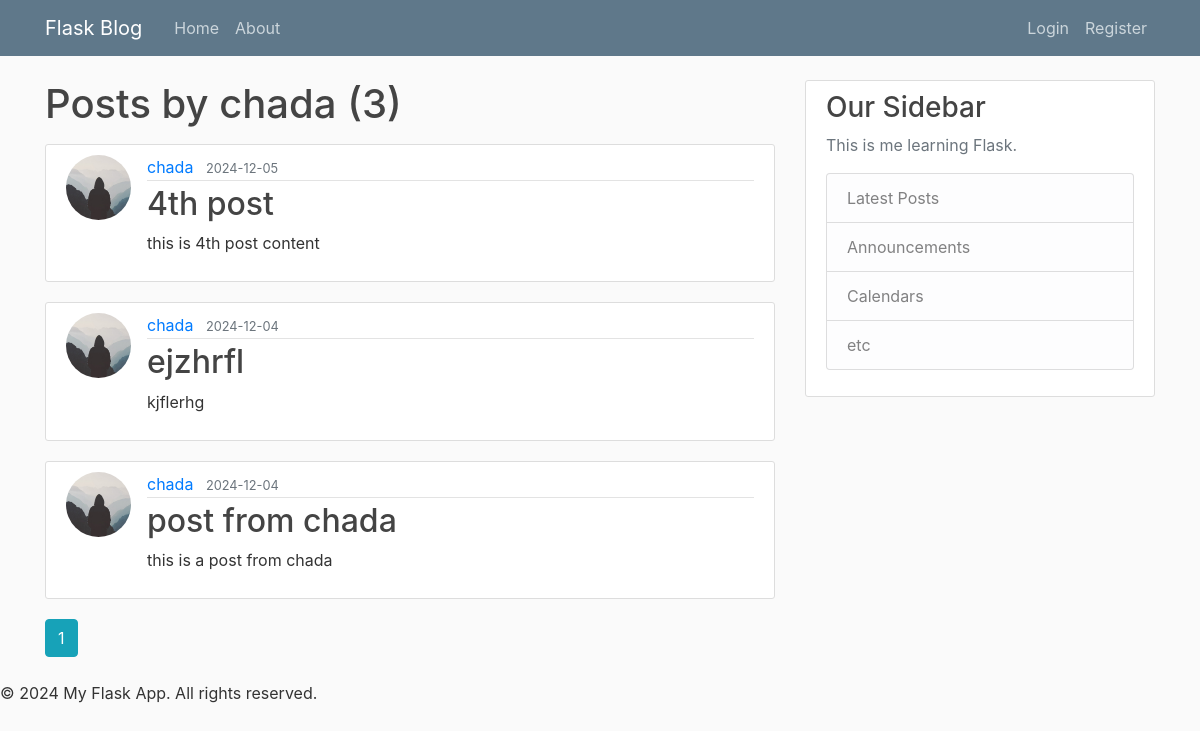
Page /user/chada on the earlier database version.
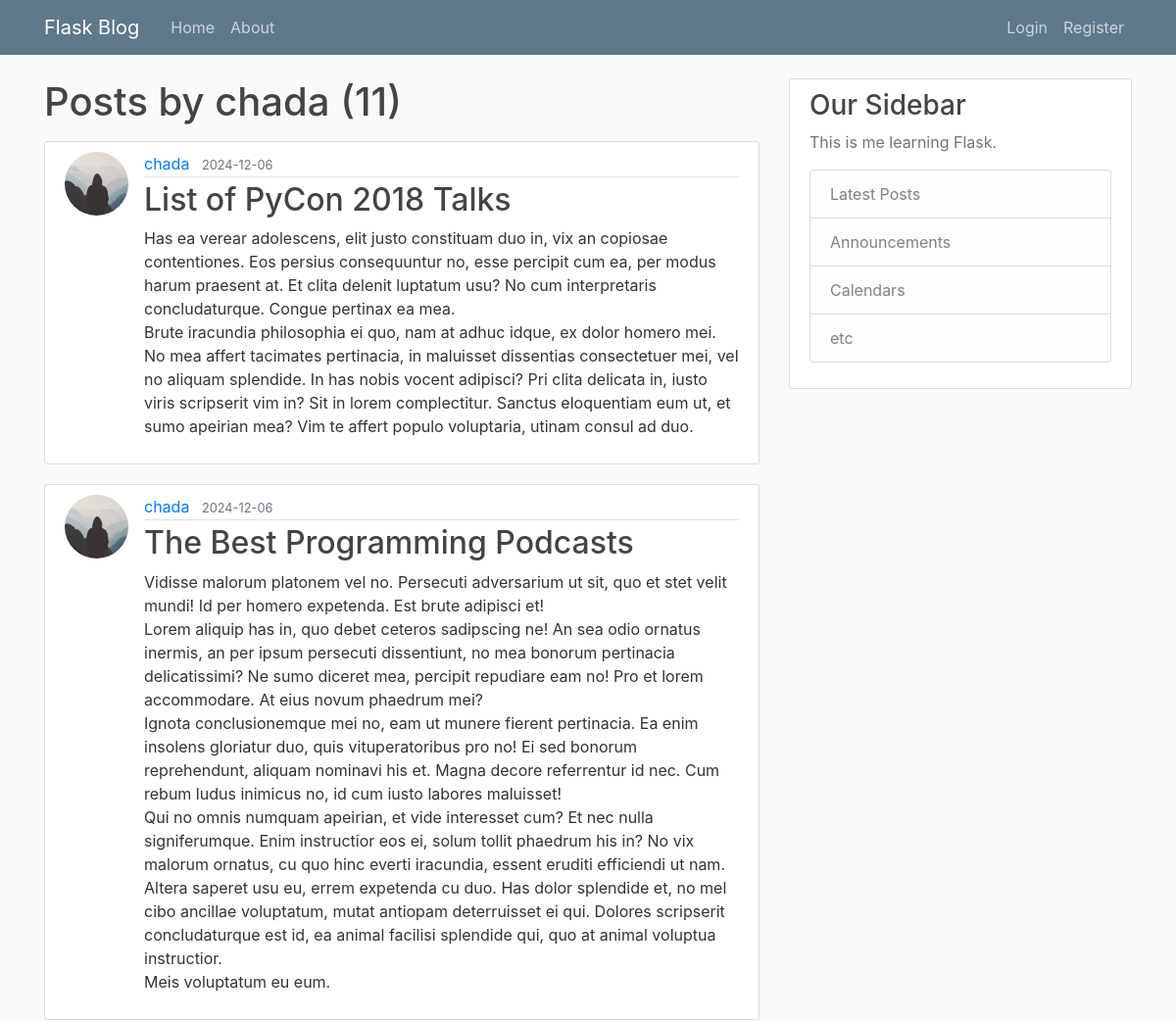
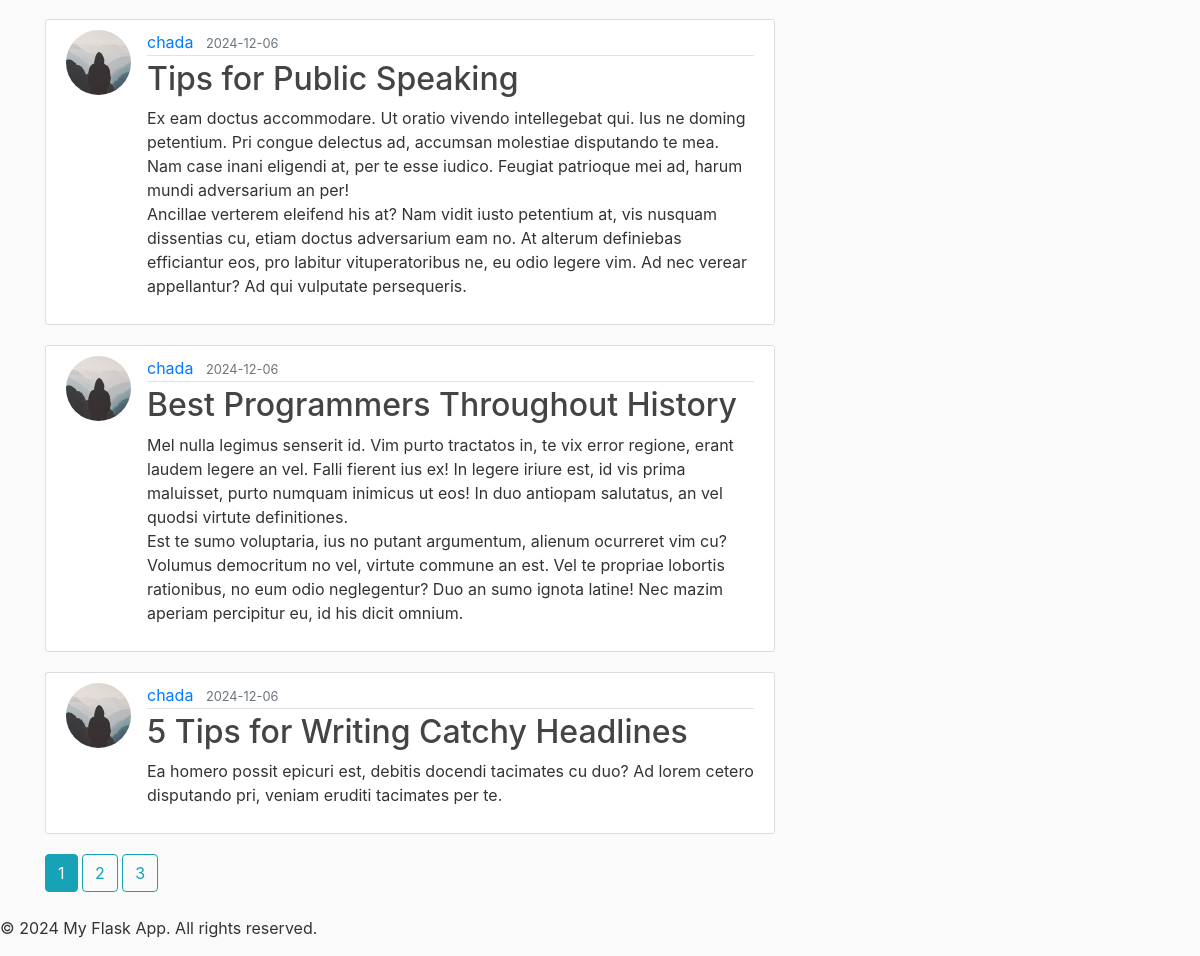
Same page on the later database version (2 pictures, top to bottom).
### flaskblog/models.py (models this page shows, shortened)
class User(db.Model, UserMixin):
    id = db.Column(db.Integer, primary_key=True)
    username = db.Column(db.String(20), unique=True, nullable=False)
    email = db.Column(db.String(120), unique=True, nullable=False)
    image_file = db.Column(db.String(20), nullable=False, default='default.jpg')
    password = db.Column(db.String(60), nullable=False)
    posts = db.relationship('Post', backref='author', lazy=True)

class Post(db.Model):
    id = db.Column(db.Integer, primary_key=True)
    title = db.Column(db.String(100), nullable=False)
    date_posted = db.Column(db.DateTime, nullable=False, default=datetime.utcnow)
    content = db.Column(db.Text, nullable=False)
    user_id = db.Column(db.Integer, db.ForeignKey('user.id'), nullable=False)

### flaskblog/users/routes.py (the view)
@users.route("/user/<string:username>")
def user_posts(username):
    page = request.args.get('page', 1, type=int)
    user = User.query.filter_by(username=username).first_or_404()
    posts = Post.query.filter_by(author=user)\
        .order_by(Post.date_posted.desc())\
        .paginate(page=page, per_page=5)
    return render_template('user_posts.html', posts=posts, user=user)

### flaskblog/templates/user_posts.html (shortened to what this page needs)
{% extends "base.html" %}
{% block content %}
    <h1 class="mb-3">Posts by {{ user.username }} ({{ posts.total }})</h1>
    {% for post in posts.items %}
        <article class="media content-section">
        <img class="rounded-circle article-img" src="{{url_for('static', filename='profile_pics/' + post.author.image_file) }}">
          <div class="media-body">
            <div class="article-metadata">
              <a class="mr-2" href="{{ url_for('users.user_posts',username=post.author.username)}}">{{ post.author.username }}</a>
              <small class="text-muted">{{ post.date_posted.strftime('%Y-%m-%d') }}</small>
            </div>
            <h2><a class="article-title" href="{{ url_for('posts.post', post_id=post.id) }}">{{ post.title }}</a></h2>
            <p class="article-content">{{ post.content }}</p>
          </div>
        </article>
    {% endfor %}
    {% for page_num in posts.iter_pages(left_edge=1, right_edge=1, left_current=1, right_current=2) %}
      {% if page_num %}
        {% if posts.page == page_num %}
          <a class="btn btn-info mb-4" href="{{ url_for('users.user_posts',username=user.username, page=page_num) }}">{{ page_num }}</a>
        {% else %}
        <a class="btn btn-outline-info mb-4" href="{{ url_for('users.user_posts',username=user.username, page=page_num) }}">{{ page_num }}</a>
        {% endif %}
      {% endif %}
    {% endfor %}
{% endblock %}

### flaskblog/templates/base.html (shortened to what this page needs)
<!DOCTYPE html>
<html lang="en">
<head>
    <link rel="stylesheet" href="https://maxcdn.bootstrapcdn.com/bootstrap/4.0.0/css/bootstrap.min.css">
    <link rel="stylesheet" type="text/css" href="{{ url_for('static', filename='style.css') }}">
</head>
<body>
    <header class="site-header">
      <nav class="navbar navbar-expand-md navbar-dark bg-steel fixed-top">
        <div class="container">
          <a class="navbar-brand mr-4" href="/">Flask Blog</a>
          <div class="collapse navbar-collapse" id="navbarToggle">
            <div class="navbar-nav mr-auto">
              <a class="nav-item nav-link" href="{{ url_for('main.home') }}">Home</a>
              <a class="nav-item nav-link" href="{{ url_for('main.about') }}">About</a>
            </div>
            <div class="navbar-nav">
              {% if current_user.is_authenticated %}
                  <a class="nav-item nav-link" href="{{ url_for('posts.new_post') }}">New Post</a>
                  <a class="nav-item nav-link" href="{{ url_for('users.account') }}">Account</a>
                  <a class="nav-item nav-link" href="{{ url_for('users.logout') }}">Logout</a>
              {% else %}
                  <a class="nav-item nav-link" href="{{ url_for('users.login') }}">Login</a>
                  <a class="nav-item nav-link" href="{{ url_for('users.register') }}">Register</a>
              {% endif %}
            </div>
          </div>
        </div>
      </nav>
    </header>
    <main role="main" class="container">
      <div class="row">
        <div class="col-md-8">
            {% block content %}{% endblock %}
        </div>
        <div class="col-md-4 col-sm-12">
          <div class="content-section">
            <h3>Our Sidebar</h3>
            <p class='text-muted'>This is me learning Flask.
              <ul class="list-group">
                <li class="list-group-item list-group-item-light">Latest Posts</li>
                <li class="list-group-item list-group-item-light">Announcements</li>
                <li class="list-group-item list-group-item-light">Calendars</li>
                <li class="list-group-item list-group-item-light">etc</li>
              </ul>
            </p>
          </div>
        </div>
      </div>
    </main>
    <footer>
        <p>&copy; 2024 My Flask App. All rights reserved.</p>
    </footer>
</body>
</html>

### flaskblog/static/style.css (style rules this page uses)
body { background: #fafafa; color: #333333; margin-top: 5rem; }
h1, h2, h3, h4, h5, h6 { color: #444444; }
.bg-steel { background-color: #5f788a; }
.site-header .navbar-nav .nav-link { color: #cbd5db; }
.content-section { background: #ffffff; padding: 10px 20px; border: 1px solid #dddddd; border-radius: 3px; margin-bottom: 20px; }
.article-title { color: #444444; }
.article-content { white-space: pre-line; }
.article-img { height: 65px; width: 65px; margin-right: 16px; }
.article-metadata { padding-bottom: 1px; margin-bottom: 4px; border-bottom: 1px solid #e3e3e3 }

Differences in the rows shown:
no longer on this page (row unchanged): Post: image_file (placeholder picture), author.username "chada", date_posted "2024-12-05", title "4th post", content "this is 4th post content"
removed Post: image_file (placeholder picture), author.username "chada", date_posted "2024-12-04", title "ejzhrfl", content "kjflerhg"
no longer on this page (row unchanged): Post: image_file (placeholder picture), author.username "chada", date_posted "2024-12-04", title "post from chada", content "this is a post from chada"
added Post: image_file (placeholder picture), author.username "chada", date_posted "2024-12-06", title "List of PyCon 2018 Talks", content "Has ea verear adolescens, elit justo constituam duo in, vix an copiosae contentiones. Eos persius consequuntur no, esse percipit cum ea, per modus harum praesent at. Et clita delenit luptatum usu? No cum interpretaris concludaturque. Congue pertinax ea mea. Brute iracundia philosophia ei quo, nam at adhuc idque, ex dolor homero mei. No mea affert tacimates pertinacia, in maluisset dissentias consectetuer mei, vel no aliquam splendide. In has nobis vocent adipisci? Pri clita delicata in, iusto viris scripserit vim in? Sit in lorem complectitur. Sanctus eloquentiam eum ut, et sumo apeirian mea? Vim te affert populo voluptaria, utinam consul ad duo."
added Post: image_file (placeholder picture), author.username "chada", date_posted "2024-12-06", title "The Best Programming Podcasts", content "Vidisse malorum platonem vel no. Persecuti adversarium ut sit, quo et stet velit mundi! Id per homero expetenda. Est brute adipisci et! Lorem aliquip has in, quo debet ceteros sadipscing ne! An sea odio ornatus inermis, an per ipsum persecuti dissentiunt, no mea bonorum pertinacia delicatissimi? Ne sumo diceret mea, percipit repudiare eam no! Pro et lorem accommodare. At eius novum phaedrum mei? Ignota conclusionemque mei no, eam ut munere fierent pertinacia. Ea enim insolens gloriatur duo, quis vituperatoribus pro no! Ei sed bonorum reprehendunt, aliquam nominavi his et. Magna decore referrentur id nec. Cum rebum ludus inimicus no, id cum iusto labores maluisset! Qui no omnis numquam…"
added Post: image_file (placeholder picture), author.username "chada", date_posted "2024-12-06", title "Tips for Public Speaking", content "Ex eam doctus accommodare. Ut oratio vivendo intellegebat qui. Ius ne doming petentium. Pri congue delectus ad, accumsan molestiae disputando te mea. Nam case inani eligendi at, per te esse iudico. Feugiat patrioque mei ad, harum mundi adversarium an per! Ancillae verterem eleifend his at? Nam vidit iusto petentium at, vis nusquam dissentias cu, etiam doctus adversarium eam no. At alterum definiebas efficiantur eos, pro labitur vituperatoribus ne, eu odio legere vim. Ad nec verear appellantur? Ad qui vulputate persequeris."
added Post: image_file (placeholder picture), author.username "chada", date_posted "2024-12-06", title "Best Programmers Throughout History", content "Mel nulla legimus senserit id. Vim purto tractatos in, te vix error regione, erant laudem legere an vel. Falli fierent ius ex! In legere iriure est, id vis prima maluisset, purto numquam inimicus ut eos! In duo antiopam salutatus, an vel quodsi virtute definitiones. Est te sumo voluptaria, ius no putant argumentum, alienum ocurreret vim cu? Volumus democritum no vel, virtute commune an est. Vel te propriae lobortis rationibus, no eum odio neglegentur? Duo an sumo ignota latine! Nec mazim aperiam percipitur eu, id his dicit omnium."
added Post: image_file (placeholder picture), author.username "chada", date_posted "2024-12-06", title "5 Tips for Writing Catchy Headlines", content "Ea homero possit epicuri est, debitis docendi tacimates cu duo? Ad lorem cetero disputando pri, veniam eruditi tacimates per te."
Other differences:
{{ posts.total }}: "3" → "11"
new list line: "2"
new list line: "3"
